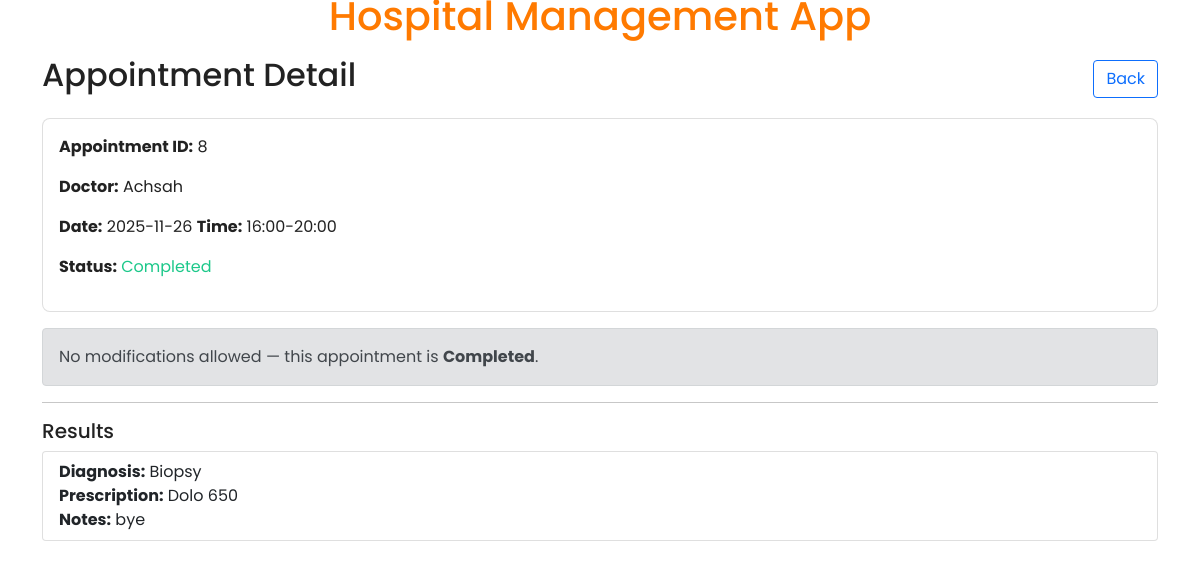
Page /patient/appointment/8 on the committed database.
### backend/models.py (models this page shows)
class Doctor(db.Model):
  __tablename__ = 'doctors'
  id = db.Column(db.Integer, primary_key=True)
  name = db.Column(db.String, nullable=False)
  email = db.Column(db.String, unique=True, nullable=False)
  password = db.Column(db.String, nullable=False)
  specialization_id = db.Column(db.Integer, db.ForeignKey('departments.id', ondelete='SET NULL'))
  bio = db.Column(db.Text)
  blacklisted = db.Column(db.Integer, default=0)
  appointments = db.relationship('Appointment', backref='doctor_obj', lazy='dynamic', passive_deletes=True)
  availabilities = db.relationship('DoctorAvailability', backref='doctor_obj', cascade='all, delete-orphan', passive_deletes=True)

class Appointment(db.Model):
  __tablename__ = 'appointments'
  id = db.Column(db.Integer, primary_key=True)
  patient_id = db.Column(db.Integer, db.ForeignKey('patients.id', ondelete='CASCADE'), nullable=False)
  doctor_id = db.Column(db.Integer, db.ForeignKey('doctors.id', ondelete='CASCADE'), nullable=False)
  appointment_date = db.Column(db.String, nullable=False)
  appointment_time = db.Column(db.String, nullable=False)
  status = db.Column(db.String, nullable=False, default='Booked')
  notes = db.Column(db.Text)
  created_at = db.Column(db.DateTime, server_default=db.func.current_timestamp())
  __table_args__ = (db.UniqueConstraint('doctor_id', 'appointment_date', 'appointment_time', name='uix_appointment'),)
  treatments = db.relationship('Treatment', backref='appointment_obj', cascade='all, delete-orphan', passive_deletes=True)

class Treatment(db.Model):
  __tablename__ = 'treatments'
  id = db.Column(db.Integer, primary_key=True)
  appointment_id = db.Column(db.Integer, db.ForeignKey('appointments.id', ondelete='CASCADE'), nullable=False)
  diagnosis = db.Column(db.Text)
  prescription = db.Column(db.Text)
  doctor_notes = db.Column(db.Text)
  created_at = db.Column(db.DateTime, server_default=db.func.current_timestamp())

### backend/controller.py (the view, shortened to what this page needs)
    @app.route('/patient/appointment/<int:appointment_id>', methods=['GET', 'POST'])
    def route_show_patient_appointment_detail(appointment_id):
        patient_id = session.get('patient_id')
        appointment = db.session.query(Appointment, Doctor.name.label('doctor_name'), Patient.name.label('patient_name')).outerjoin(Doctor, Appointment.doctor_id == Doctor.id).outerjoin(Patient, Appointment.patient_id == Patient.id).filter(Appointment.id == appointment_id).first()
        modified = False
        appt_obj = None
        if appointment:
            try:
                appt_raw = appointment[0]
                doctor_name = getattr(appointment, 'doctor_name', None) or appointment[1]
                patient_name = getattr(appointment, 'patient_name', None) or appointment[2]
            except Exception:
                appt_raw = appointment
                doctor_name = None
                patient_name = None
            appt_obj = {
                'id': appt_raw.id,
                'appointment_date': appt_raw.appointment_date,
                'appointment_time': appt_raw.appointment_time,
                'status': appt_raw.status,
                'doctor_id': appt_raw.doctor_id,
                'doctor_name': doctor_name,
                'patient_id': appt_raw.patient_id,
                'patient_name': patient_name,
            }
        treatments = Treatment.query.filter_by(appointment_id=appointment_id).order_by(Treatment.created_at.desc()).all()
        return render_template('patient/appointment_detail.html', appointment=appt_obj, treatments=treatments)

### templates/patient/appointment_detail.html (shortened to what this page needs)
{% extends "base.html" %}
{% block main_content %}
<div class="d-flex justify-content-between align-items-center mb-3">
  <h2>Appointment Detail</h2>
  <a class="btn btn-outline-primary" href="{{ url_for('route_show_patient_appointments_list') }}">Back</a>
</div>
<div class="card p-3 mb-3">
  <p><strong>Appointment ID:</strong> {{ appointment.id }}</p>
  <p><strong>Doctor:</strong> {{ appointment.doctor_name }}</p>
  <p><strong>Date:</strong> {{ appointment.appointment_date }} <strong>Time:</strong> {{ appointment.appointment_time }}</p>
  <p><strong>Status:</strong> <span class="status-{{ appointment.status|lower }}">{{ appointment.status }}</span></p>
</div>
{% if appointment and appointment.status == 'Booked' %}
<form method="post">
  <div class="d-grid"><button class="btn btn-outline-secondary" name="action" value="Cancel" type="submit">Cancel Appointment</button></div>
</form>
{% else %}
<div class="alert alert-secondary">No modifications allowed — this appointment is <strong>{{ appointment.status if appointment else 'Unknown' }}</strong>.</div>
{% endif %}
<hr>
<h5>Results</h5>
<ul class="list-group">
  {% for t in treatments %}
  <li class="list-group-item">
    <strong>Diagnosis:</strong> {{ t.diagnosis }} <br>
    <strong>Prescription:</strong> {{ t.prescription }} <br>
    <strong>Notes:</strong> {{ t.doctor_notes }}
  </li>
  {% endfor %}
</ul>
{% endblock %}

### static/css/style.css (style rules this page uses)
:root { --primary-orange: #ff7a00; --primary-orange-dark: #e66800; --neutral-muted: #6c757d; --available-green: #d4f7d4; --unavailable-red: #ffd6d6; }
body { background-color: #ffffff; color: #222222; font-family: 'Poppins', sans-serif; }
.status-completed { color: #1cc88a; }
.card { border-radius: 0.5rem; }

### rows in the picture
Doctor: doctor_name "Achsah"
Appointment: appointment_date "2025-11-26", appointment_time "16:00-20:00", status "Completed"
Treatment: diagnosis "Biopsy", prescription "Dolo 650", doctor_notes "bye"

### other values in the picture
{{ appointment.id }} "8"
